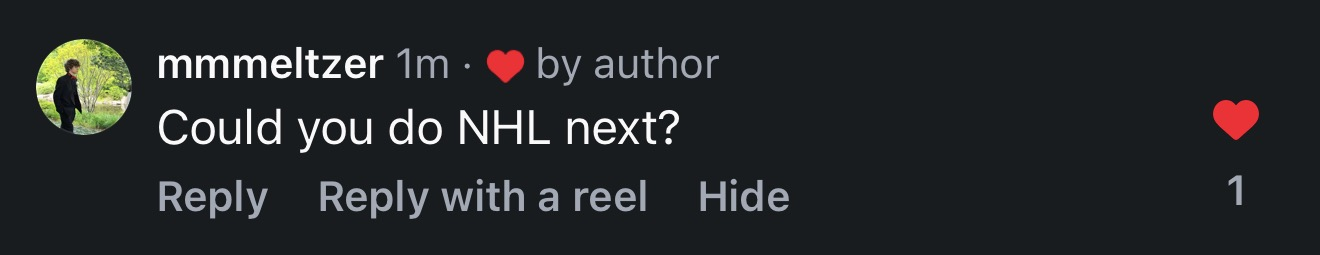
#> input picture experiments/nhl/assets/comment.jpg, 1320 x 255 px
$ python -i video.py   (imports and definitions only)
#> lines starting #> are read from the running program, lines starting #| are printed output that depends on the picture
"""Optimal Drives: every NHL arena, Canada included (viewer request from mmmeltzer, 2026-10-16:
"Could you do NHL next?"). Adapted from nba/video.py. First frame: the comment, the NHL shield and the
question; the answer card ends it (docs/optimal-drives-format.md 6a): the hours, then the five longest
drives between arenas. Sound as the college video: a tick per arena, a chime per finished division.

Run inventory.py, then experiments/walmart/build.py --cache experiments/nhl/cache --max-leg-h 30.

    python experiments/nhl/video.py --platform tiktok --stills 1,15,30,45,63
    experiments/render.ps1 nhl -Platform tiktok -Sound
"""

from __future__ import annotations

import argparse
import collections
import json
import math
import subprocess
import sys
import time
from multiprocessing import Pool
from pathlib import Path

import cv2
import numpy as np
import shapefile
from PIL import Image, ImageDraw
from scipy.ndimage import gaussian_filter1d
from shapely.geometry import box, shape

HERE = Path(__file__).resolve().parent
sys.path.insert(0, str(HERE.parent))
import reel_kit as K  # noqa: E402

ROOT = HERE.parents[1]
CACHE, OUT = HERE / "cache", HERE / "out"
NE_DATA = ROOT / "data" / "naturalearth"

FPS, SS = K.FPS, 2
W, H = K.W, K.H
SECONDS = 65
DRIVE_START = K.HOOK + K.DIVE
DRIVE_END = SECONDS - K.END_CARD - K.PULL_OUT - 0.5
CARD_IN = DRIVE_END + K.PULL_OUT - 0.4
CLIP = (-130.0, 20.0, -60.0, 56.0)               # the lower 48 and Canada up to Edmonton
GAME_H, SLEEP_H = 2.5, 8               # end card: a game at every arena, a night's sleep
FLIGHT_STOPS, HOP_STOPS = 150, 70      # pseudo-stops: long flights ~1 s on screen, island hops less
BLUE = (255, 176, 59)                  # a shop once reached: the house amber (kept the name from walmart/)
# Camera (Max, 2026-10-14: the follow-cam was too zoomed in at the start, the
# national view too far out later, no metro close-ups): a list of shots, each a
# still frame on what the car covers in it, with short glides between them.
SHOT_S = 2.5                           # road shots: about this long on screen
GLIDE_S = 0.7                          # transition between shots
PAD = 0.12                             # margin around a shot's route
MIN_ROAD_KM, MIN_DIVE_KM = 450, 60     # narrowest frame for a road shot / a highlight zoom
# No metro dive (walmart/ has them): most shops are one North Shore run, which took 27 s
# as a single still frame; the 2.5 s road shots already frame its streets tightly.
METROS = {}
DIVE_WEIGHT = 14
DIVE_STOPS = 500                       # pseudo-stops for the dive
# Highlights: (lon, lat) of the arena -> callout; hold=True pauses the clock and zooms in.
HIGHLIGHTS = [((-113.4979, 53.5469), "Edmonton: the northernmost NHL arena", False),
              ((-80.3256, 26.1584), "Sunrise, FL: the southernmost", False)]
HOLD_S = 1.6
HOLD_KM = 25                           # half-width of a highlight's zoom
CALLOUT_S = 1.8

GROUPS = ["Atlantic", "Metropolitan", "Central", "Pacific"]
CHIP = {"Atlantic": "ATLANTIC", "Metropolitan": "METRO", "Central": "CENTRAL", "Pacific": "PACIFIC"}
COMMENT = HERE / "assets" / "comment.jpg"   # the request (mmmeltzer), a screenshot from Max
WIN_RGB, REST_RGB = (0xC4, 0x87, 0x0B), (0x56, 0x5E, 0x6E)     # format doc 6a (validated on the card)
COMMENT_S = 3.4                              # on screen from the first frame

# --- projection: Albers equal-area conic on a sphere, km --------------------------

R, LON0, P1, P2, PHI0 = 6371.0, -100.0, 29.5, 45.5, 37.5
_n = (math.sin(math.radians(P1)) + math.sin(math.radians(P2))) / 2
_C = math.cos(math.radians(P1)) ** 2 + 2 * _n * math.sin(math.radians(P1))
_rho0 = R * math.sqrt(_C - 2 * _n * math.sin(math.radians(PHI0))) / _n


# [5 lines left out: function km, not called in this run]


def group(s: dict) -> str:
    return s["division"]


def ferry_name(name: str) -> str:
    """OSM ferry names, tidied for the label."""
    return name.replace("Linconlville", "Lincolnville").replace(" - ", " – ").replace(" ↔ ", " – ")


# --- basemap ---------------------------------------------------------------------

# [33 lines left out: functions rings, basemap, not called in this run]


# --- timeline -------------------------------------------------------------------

def end_rows(tour: dict) -> tuple[list[tuple[str, str]], list[str]]:
    return [], []                                  # the answer card (answer_card) replaces the rows


def town_of(name: str, tour: dict) -> str:
    return next((x["town"] for x in tour["stops"] if x["name"] == name), name)


# [66 lines left out: functions answer_card, hook_q, not called in this run]


ISLAND_AIRPORTS = {"SJU", "HNL", "OGG", "KOA", "ITO", "LIH"}


# [199 lines left out: functions _near, metro_runs, _longest_run, highlights, plan, not called in this run]


# --- frame -------------------------------------------------------------------------

G: dict = {}


# [65 lines left out: functions init, comment_card, split_runs, simplified, not called in this run]


def render(i: int) -> bytes:
    tour, P = G["tour"], G["plan"]
    s = i / FPS
    cx, cy, cw = P["cams"][i]
    scale = W * SS / cw
    ch = cw * H / W
    land, lakes, borders, states = G["base"]["coarse" if cw > 1500 else "fine"]

    # [4 lines left out: function px, not called in this run]

    def visible(bb) -> bool:
        return bb[2] > cx - cw / 2 and bb[0] < cx + cw / 2 and bb[3] > cy - ch / 2 and bb[1] < cy + ch / 2

    im = Image.new("RGB", (W * SS, H * SS), K.WATER)
    d = ImageDraw.Draw(im)
    for r, bb in land:
        if visible(bb):
            d.polygon(px(r), fill=K.LAND)
    for r, bb in lakes:
        if visible(bb):
            d.polygon(px(r), fill=K.WATER)
    for r, bb in states + borders:
        if visible(bb):
            d.line(px(r), fill=K.BORDER, width=max(1, int(SS * 1.6)))

    drive = P["drive"][i]
    k = int(P["idx"][i])
    car = np.array([[P["car"][0][i], P["car"][1][i]]])
    q = int(P["flying"][i])
    plane = None
    if drive > 0:
        route = G["route"]
        lvl = "national" if cw > 3000 else "coarse" if cw > 1500 else "fine"   # national: ~1 px per vertex
        roads = []
        for r, (kind, a, b) in enumerate(G["runs"]):
            if a >= k:
                break
            if kind == "flight":
                # Finished flights: a thin grey arc that fades 1.5 s after landing.
                for v in range(a + 1, min(b, k)):
                    fq = G["flight_v"].index(v)
                    age = s - P["land_s"][fq]
                    if 0 <= age < 1.5:
                        c = tuple(int(K.WATER[u] + (K.MUTED[u] - K.WATER[u]) * (1 - age / 1.5)) for u in range(3))
                        at = K.arc(*px(route[v - 1:v + 1]))
                        d.line([at(f / 40)[:2] for f in range(41)], fill=c, width=int(SS * 2))
                continue
            seg = G["simple"][lvl][r] if b <= k else route[a:k]
            if len(seg) < 2:
                continue
            pts = px(seg)
            if kind == "ferry":
                K.dashed(d, pts, K.ACCENT, int(SS * 3.6), SS * 14, SS * 10)
            else:
                roads.append(np.round(np.asarray(pts) * 16).astype(np.int32))
        # Roads in one OpenCV pass: PIL's joint="curve" drew a circle per vertex
        # (1.3 M per frame, 12 s); cv2's thick lines have round joins built in.
        if roads:
            arr = np.array(im)
            cv2.polylines(arr, roads, False, K.ACCENT_GLOW, int(SS * 9), cv2.LINE_8, 4)    # SS=2 + resize smooths edges
            cv2.polylines(arr, roads, False, K.ACCENT, int(SS * 3.6), cv2.LINE_8, 4)
            im = Image.fromarray(arr)
            d = ImageDraw.Draw(im)
        # The open segment up to the car (road or ferry); flights draw the plane.
        if q >= 0:
            fl = tour["flights"][q]
            a_px, b_px = px(np.column_stack(km([fl["a"][0], fl["b"][0]], [fl["a"][1], fl["b"][1]])))
            at = K.arc(a_px, b_px)
            f = (drive - fl["t0"] / 3600) / ((fl["t1"] - fl["t0"]) / 3600)
            d.line([at(u / 40 * f)[:2] for u in range(41)], fill=K.MUTED, width=int(SS * 2))
            plane = at(f)
        elif k > 0:
            pts = px(np.vstack([route[k - 1:k], car]))
            if G["mode"][min(k, len(G["mode"]) - 1)] == "ferry":
                K.dashed(d, pts, K.ACCENT, int(SS * 3.6), SS * 14, SS * 10)
            else:
                d.line(pts, fill=K.ACCENT, width=int(SS * 3.6))

    # Dots: grey until reached, then Walmart blue with a short pop.
    visit_s = P["visit_s"]
    visited = visit_s <= s
    zoom = min(1.5, max(0.7, (400 / cw) ** 0.3))
    stops_px = px(G["stops"])
    for j, ((x, y), v) in enumerate(zip(stops_px, visited)):
        if not (-50 < x < W * SS + 50 and -50 < y < H * SS + 50):
            continue
        if v:
            pop = 1 + 1.6 * max(0.0, 1 - (s - visit_s[j]) / 0.4)
            r, fill = SS * 2.6 * zoom * pop, BLUE
        elif s < DRIVE_START:
            r, fill = SS * 2.2, K.INK
        else:
            r, fill = SS * 2.2 * zoom, K.DOT
        d.ellipse((x - r, y - r, x + r, y + r), fill=fill)

    # Car, boat or plane.
    on_ferry = q < 0 and 0 < k < len(G["mode"]) and G["mode"][k] == "ferry"
    if K.HOOK <= s <= DRIVE_END + 0.2:
        if plane:
            x, y, ang = plane
            K.glyph(d, K.PLANE, x, y, ang, SS * 2.0)
        elif on_ferry:
            (x, y), = px(car)
            (x0, y0), = px(G["route"][k - 1:k])
            K.glyph(d, K.BOAT, x, y, math.atan2(y - y0, x - x0), SS * 1.6)
        else:
            (x, y), = px(car)
            for r, c in ((SS * 14, K.ACCENT_GLOW), (SS * 8, K.INK)):
                d.ellipse((x - r, y - r, x + r, y + r), fill=c)

    im = im.resize((W, H), Image.LANCZOS).convert("RGBA")
    im.alpha_composite(G["shade"])

    # Callouts: highlights for CALLOUT_S after the car gets there; metro names during a dive.
    over = Image.new("RGBA", (W, H), (0, 0, 0, 0))
    od = ImageDraw.Draw(over)
    live = [(visit_s[j], j, text, hold) for j, text, hold in G["highlights"]
            if 0 <= s - visit_s[j] <= CALLOUT_S + (HOLD_S if hold else 0)]
    if live and s <= DRIVE_END:                              # one at a time: the newest (they bunch up)
        v0, j, text, hold = max(live)
        age, dur = s - v0, CALLOUT_S + (HOLD_S if hold else 0)
        x, y = stops_px[j]
        K.callout(od, x / SS, y / SS, text, min(1.0, age / 0.15, (dur - age) / 0.3))
    for name, a, b in P["dives"]:
        if a <= i <= b:
            al = min(1.0, (i - a) / (0.2 * FPS), (b - i) / (0.3 * FPS))
            box = K.callout_box(W / 2, K.MAP_TOP + 120, name)
            K.callout(od, W / 2, K.MAP_TOP + 120, name, al, box=box)
    im.alpha_composite(over)
    d = ImageDraw.Draw(im)

    n_vis = int(visited.sum())
    n_all = len(tour["stops"])
    card_a = K.smoothstep((s - CARD_IN) / 0.8)
    K.header(d, "Every NHL arena", f"The fastest drive to all {n_all}, Canada included")
    if card_a < 1:
        K.stats(d, [(K.clock(drive), "hours", False), (f"{P['miles'][i]:,.0f}", "miles driven", False),
                    (f"{n_vis}", f"of {n_all} arenas", True)])
        done = {g: 0 for g in GROUPS}
        for j in np.flatnonzero(visited):
            done[G["group"][j]] += 1
        K.chips(d, [(CHIP[g], done[g], G["totals"][g]) for g in GROUPS if G["totals"][g]])
    K.watermark(d, (1 - card_a) * (0.0 if s < COMMENT_S + 0.4 else 1.0))   # not under the comment or the card

    if DRIVE_START <= s <= DRIVE_END + 0.6:
        if q >= 0:
            fl = tour["flights"][q]
            K.now_label(d, "Flight", f"{fl['a_town']} → {fl['b_town']}",
                        f"{(fl['t1'] - fl['t0']) / 3600:.1f} h incl. 2 h at the airport")
        elif on_ferry:
            fe = next((f for f in tour["ferries"] if f["i0"] < k <= f["i1"]), None)
            mins = round((tour["t"][fe["i1"]] - tour["t"][fe["i0"]]) / 60) if fe else 0
            name = ferry_name(fe["name"]) if fe else "Ferry"
            K.now_label(d, "Ferry", name, f"{mins // 60} h {mins % 60:02d} min with the 30 min boarding wait"
                        if mins >= 60 else f"{mins} min with the 30 min boarding wait")
        elif n_vis:
            j = int(np.flatnonzero(visited).max())
            stp = tour["stops"][j]
            kicker = "Start" if j == 0 else ("Finish" if j == n_all - 1 else f"Arena {j + 1}")
            K.now_label(d, kicker, stp["name"], stp["town"])

    hook_a = 1 - K.smoothstep((s - (K.HOOK - 0.3)) / 0.5)
    hook_q(im, hook_a)
    ca = min(1.0, (COMMENT_S - s) / 0.4)
    if ca > 0:                                               # the request, over the hook
        card = G["comment"].copy()
        card.putalpha(card.getchannel("A").point(lambda v: int(v * ca)))
        im.alpha_composite(card, ((W - card.width) // 2, int(K.MAP_TOP + 30)))
    answer_card(im, card_a, tour)
    return im.convert("RGB").tobytes()


# [79 lines left out: functions sound, main, not called in this run]


# [2 lines not run here, left out]

>>> import cv2
>>> picture = cv2.imread('assets/comment.jpg', cv2.IMREAD_GRAYSCALE)
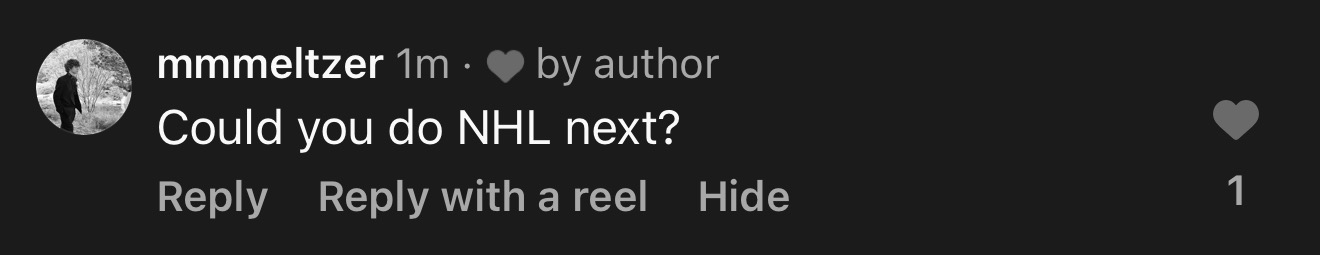
#> picture: shape (255, 1320); min 1, max 255, mean 38.2
#> (the run stopped early here; a loop or call above may not have finished)
